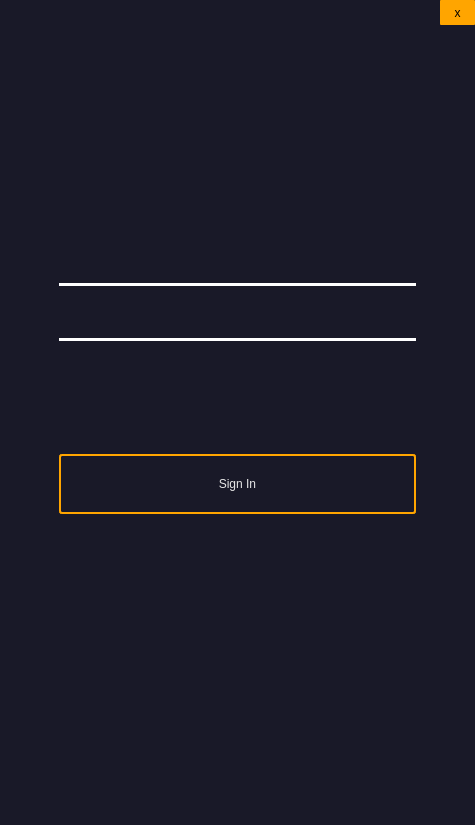
<?xml version="1.0" encoding="UTF-8"?>
<ui version="4.0">
 <class>Form</class>
 <widget class="QWidget" name="Form">
  <property name="geometry">
   <rect>
    <x>0</x>
    <y>0</y>
    <width>475</width>
    <height>825</height>
   </rect>
  </property>
  <property name="windowTitle">
   <string>Form</string>
  </property>
  <layout class="QVBoxLayout" name="verticalLayout" stretch="0">
   <property name="leftMargin">
    <number>0</number>
   </property>
   <property name="topMargin">
    <number>0</number>
   </property>
   <property name="rightMargin">
    <number>0</number>
   </property>
   <property name="bottomMargin">
    <number>0</number>
   </property>
   <item>
    <layout class="QHBoxLayout" name="horizontalLayout_3" stretch="1">
     <property name="spacing">
      <number>0</number>
     </property>
     <item>
      <widget class="QWidget" name="widget" native="true">
       <property name="maximumSize">
        <size>
         <width>16777215</width>
         <height>16777215</height>
        </size>
       </property>
       <property name="styleSheet">
        <string notr="true">.QWidget{background-color: rgb(25,25, 40);}</string>
       </property>
       <layout class="QVBoxLayout" name="verticalLayout_2">
        <property name="leftMargin">
         <number>9</number>
        </property>
        <property name="topMargin">
         <number>0</number>
        </property>
        <property name="rightMargin">
         <number>0</number>
        </property>
        <property name="bottomMargin">
         <number>0</number>
        </property>
        <item alignment="Qt::AlignRight">
         <widget class="QPushButton" name="btn_exit">
          <property name="minimumSize">
           <size>
            <width>35</width>
            <height>25</height>
           </size>
          </property>
          <property name="maximumSize">
           <size>
            <width>35</width>
            <height>25</height>
           </size>
          </property>
          <property name="styleSheet">
           <string notr="true">color: black;
background-color: orange;
font: 12pt &quot;Arial&quot;;
border-radius: 1px;
</string>
          </property>
          <property name="text">
           <string>x</string>
          </property>
          <property name="flat">
           <bool>true</bool>
          </property>
         </widget>
        </item>
        <item>
         <layout class="QVBoxLayout" name="verticalLayout_3">
          <property name="topMargin">
           <number>15</number>
          </property>
          <item alignment="Qt::AlignHCenter">
           <widget class="QLabel" name="label">
            <property name="minimumSize">
             <size>
              <width>100</width>
              <height>150</height>
             </size>
            </property>
            <property name="maximumSize">
             <size>
              <width>150</width>
              <height>150</height>
             </size>
            </property>
            <property name="styleSheet">
             <string notr="true">image: url(:/icons/icons/rocket_48x48.png);</string>
            </property>
            <property name="text">
             <string/>
            </property>
            <property name="pixmap">
             <pixmap>icons/icons/rocket_48x48.png</pixmap>
            </property>
            <property name="scaledContents">
             <bool>true</bool>
            </property>
           </widget>
          </item>
          <item>
           <layout class="QFormLayout" name="formLayout_2">
            <property name="leftMargin">
             <number>50</number>
            </property>
            <property name="topMargin">
             <number>35</number>
            </property>
            <property name="rightMargin">
             <number>59</number>
            </property>
            <item row="0" column="0">
             <widget class="QLabel" name="label_2">
              <property name="styleSheet">
               <string notr="true">color: rgb(231, 231, 231);
font: 15pt &quot;Verdana&quot;;</string>
              </property>
              <property name="text">
               <string/>
              </property>
              <property name="pixmap">
               <pixmap>icons/icons/user_32x32.png</pixmap>
              </property>
             </widget>
            </item>
            <item row="0" column="1">
             <widget class="QLineEdit" name="txt_US">
              <property name="minimumSize">
               <size>
                <width>0</width>
                <height>40</height>
               </size>
              </property>
              <property name="styleSheet">
               <string notr="true">QLineEdit {
      color: rgb(231, 231, 231);
      font: 15pt &quot;Verdana&quot;;
      border: None;
      border-bottom-color: white;
      border-radius: 10px;
      padding: 0 8px;
      background: rgb(25, 25, 40);
      selection-background-color: darkgray;
}</string>
              </property>
             </widget>
            </item>
            <item row="1" column="0" colspan="2">
             <widget class="Line" name="line">
              <property name="styleSheet">
               <string notr="true">border: 2px solid white;</string>
              </property>
              <property name="orientation">
               <enum>Qt::Horizontal</enum>
              </property>
             </widget>
            </item>
            <item row="2" column="0">
             <widget class="QLabel" name="label_4">
              <property name="styleSheet">
               <string notr="true">color: rgb(231, 231, 231);
font: 15pt &quot;Verdana&quot;;</string>
              </property>
              <property name="text">
               <string/>
              </property>
              <property name="pixmap">
               <pixmap>icons/icons/lock_32x32.png</pixmap>
              </property>
             </widget>
            </item>
            <item row="2" column="1">
             <widget class="QLineEdit" name="txt_PW">
              <property name="minimumSize">
               <size>
                <width>0</width>
                <height>40</height>
               </size>
              </property>
              <property name="styleSheet">
               <string notr="true">QLineEdit {
      color: rgb(231, 231, 231);
      font: 15pt &quot;Verdana&quot;;
      border: None;
      border-bottom-color: white;
      border-radius: 10px;
      padding: 0 8px;
      background: rgb(25, 25, 40);
      selection-background-color: darkgray;
}</string>
              </property>
              <property name="echoMode">
               <enum>QLineEdit::Password</enum>
              </property>
             </widget>
            </item>
            <item row="3" column="0" colspan="2">
             <widget class="Line" name="line_3">
              <property name="styleSheet">
               <string notr="true">border: 2px solid white;</string>
              </property>
              <property name="orientation">
               <enum>Qt::Horizontal</enum>
              </property>
             </widget>
            </item>
            <item row="4" column="0" colspan="2">
             <spacer name="verticalSpacer">
              <property name="orientation">
               <enum>Qt::Vertical</enum>
              </property>
              <property name="sizeHint" stdset="0">
               <size>
                <width>20</width>
                <height>40</height>
               </size>
              </property>
             </spacer>
            </item>
            <item row="5" column="0" colspan="2">
             <widget class="QPushButton" name="btn_submit">
              <property name="sizePolicy">
               <sizepolicy hsizetype="Minimum" vsizetype="Fixed">
                <horstretch>0</horstretch>
                <verstretch>0</verstretch>
               </sizepolicy>
              </property>
              <property name="minimumSize">
               <size>
                <width>0</width>
                <height>60</height>
               </size>
              </property>
              <property name="autoFillBackground">
               <bool>false</bool>
              </property>
              <property name="styleSheet">
               <string notr="true">QPushButton{
color: rgb(231, 231, 231);
font: 17pt &quot;Verdana&quot;;
border: 2px solid orange;
padding: 5px;
border-radius: 3px;
opacity: 200;
}
QPushButton:pressed{
	color: rgb(0, 0, 0);
 background-color: orange; 
}</string>
              </property>
              <property name="text">
               <string>Sign In</string>
              </property>
              <property name="autoDefault">
               <bool>false</bool>
              </property>
              <property name="default">
               <bool>false</bool>
              </property>
              <property name="flat">
               <bool>false</bool>
              </property>
             </widget>
            </item>
           </layout>
          </item>
          <item>
           <spacer name="verticalSpacer_2">
            <property name="orientation">
             <enum>Qt::Vertical</enum>
            </property>
            <property name="sizeHint" stdset="0">
             <size>
              <width>20</width>
              <height>40</height>
             </size>
            </property>
           </spacer>
          </item>
         </layout>
        </item>
       </layout>
      </widget>
     </item>
    </layout>
   </item>
  </layout>
 </widget>
 <resources/>
 <connections/>
</ui>
